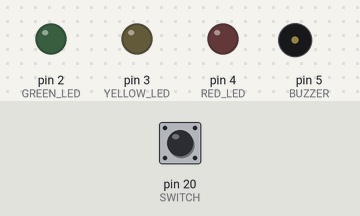
A sketch run on a simulated Arduino Mega 2560, built with avr-gcc and run on an emulated ATmega2560. Shown: output pins drawn as LEDs (lit = HIGH), buzzer (waves = sounding, pin HIGH). The test bench sets the inputs (shaded band); at power-on: pin 20 (SWITCH) HIGH. What the sketch prints to the serial monitor is not drawn.

Above: at 1.2 s.
1.3 s: pin 20 (SWITCH) pulled LOW for 0.15 s
At 2.4 s:
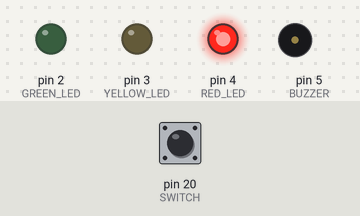
At 18.8 s:
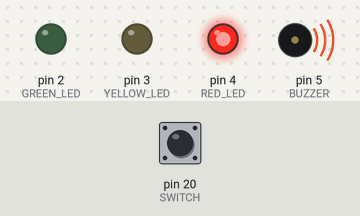
Timing chart, 0 to 22.5 s (numbered marks = the images above; inputs shaded):
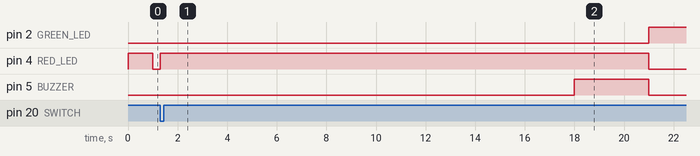

Measured:
- after the input at 1.3 s, pin 2 (GREEN_LED): LOW → HIGH after 19.7 s; pin 5 (BUZZER): LOW → HIGH after 16.7 s, → LOW 3.0 s later

The sketch:

EECE.4520-TrafficLightController.ino
```cpp
// Microprocessors II
// Lab 1 - Traffic Light Controller
// Ronan Dunn
// Patrick Hoey
// Peter Lynch

// global variables
int timer = 0; // keeps track of the current time
int STATE = 0; // maintains the state of the traffic controller
int INIT = 0; // initial state
int STOP = 1; // stop state (red led)
int SLOW = 2; // slow state (yellow led)
int GO = 3; // go state (green led)
bool toggle = 0;

// establish pin numbers
int GREEN_LED = 2;
int YELLOW_LED = 3;
int RED_LED = 4;
int BUZZER = 5;
int SWITCH = 20;

void setup(){

  // DEBUGGING
  Serial.begin(9600);
  Serial.print("Start");

  // setup output pins
  pinMode(GREEN_LED, OUTPUT); // green led
  pinMode(YELLOW_LED, OUTPUT); // yellow led
  pinMode(RED_LED, OUTPUT); // red led
  pinMode(BUZZER, OUTPUT); // buzzer

  // setup input pin
  pinMode(SWITCH, INPUT_PULLUP); // switch

  // attach an interrupt for the switch press
  attachInterrupt(digitalPinToInterrupt(SWITCH), start, LOW);

  cli(); // stop interrupts

  // set timer1 interrupt at 1Hz
  TCCR1A = 0; // set entire TCCR1A register to 0
  TCCR1B = 0; // same for TCCR1B
  TCNT1  = 0; // initialize counter value to 0

  // set compare match register for 1hz increments
  OCR1A = 15624; // = (16*10^6) / (1*1024) - 1 (must be <65536)

  // turn on CTC mode
  TCCR1B |= (1 << WGM12);

  // set CS12 and CS10 bits for 1024 prescaler
  TCCR1B |= (1 << CS12) | (1 << CS10);

  // enable timer compare interrupt
  TIMSK1 |= (1 << OCIE1A);

  sei(); // allow interrupts

} // end setup

// Timer1's interrupt service routing (ISR)
// The code in ISR will be executed every time timer1 interrupt occurs
// That is, the code will be called once every second
//
ISR(TIMER1_COMPA_vect){ // timer1 interrupt 1Hz controls flow of the traffic light controller

  // increment the timer
  timer = timer + 1;

  // toggle
  toggle = !toggle;

}

// called by interrupt when switch is pressed
void start() {

  // this conditional prohibits multiple switch presses from having another impact on the program
  if (STATE == INIT) {

    // turn off red led
    digitalWrite(RED_LED, LOW);

    // start the controller by exiting the initial state
    STATE = STOP;

    // reset timer
    timer = 0;

  }
}

void loop(){

  // determine state
  if (STATE == INIT) {

    // toggle red led
    if (toggle) {
      digitalWrite(RED_LED, HIGH);
    }
    else {
      digitalWrite(RED_LED, LOW);
    }

  }
  else if (STATE == STOP) {

    // reset timer
    timer = 0;

    while (timer < 20) {

      // DEBUGGING
      Serial.println(timer);

      // turn on red LED
      digitalWrite(RED_LED, HIGH);

      // turn on buzzer for last three seconds
      if (timer >= 17) {
        digitalWrite(BUZZER, HIGH);
      }

    }

    // turn off red led and buzzer, switch to the go state
    digitalWrite(RED_LED, LOW);
    digitalWrite(BUZZER, LOW);
    STATE = GO;

  }
  else if (STATE == SLOW) {

    // reset timer
    timer = 0;

    while (timer < 3) {

      // DEBUGGING
      Serial.println(timer);

      // turn on yellow LED
      digitalWrite(YELLOW_LED, HIGH);

      // turn on buzzer
      digitalWrite(BUZZER, HIGH);

    }

    // turn off yellow led and buzzer, switch to the stop state
    digitalWrite(YELLOW_LED, LOW);
    digitalWrite(BUZZER, LOW);
    STATE = STOP;

  }
  else {

    // reset timer
    timer = 0;

    while (timer < 20) {

      // DEBUGGING
      Serial.println(timer);

      // turn on green LED
      digitalWrite(GREEN_LED, HIGH);

      // turn on buzzer for last three seconds
      if (timer >= 17) {
        digitalWrite(BUZZER, HIGH);
      }

    }

    // turn off green led and buzzer, switch to the slow state
    digitalWrite(GREEN_LED, LOW);
    digitalWrite(BUZZER, LOW);
    STATE = SLOW;

  }

}
```
